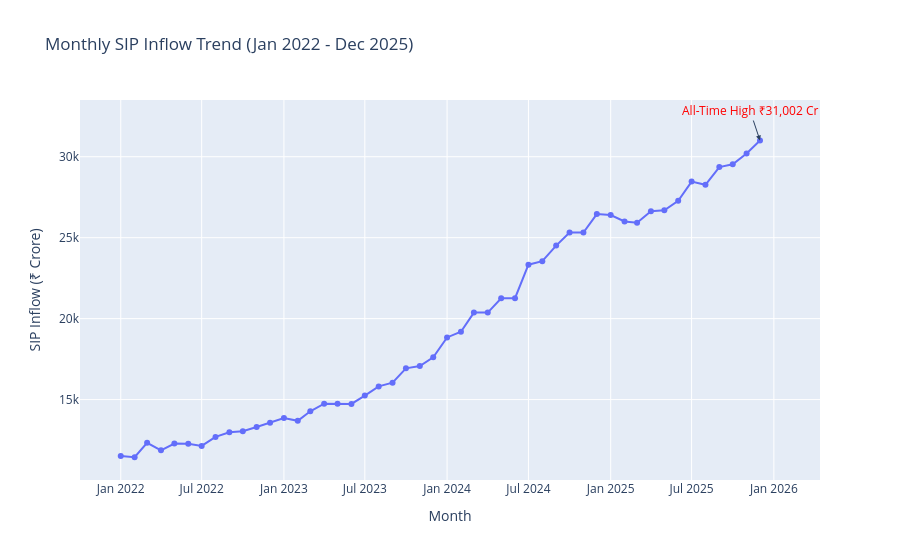

Source (notebook cell):
### Code cell
fig = px.line(
    sip,
    x='month',
    y='sip_inflow_crore',
    title='Monthly SIP Inflow Trend (Jan 2022 - Dec 2025)',
    markers=True
)

fig.add_annotation(
    x=pd.Timestamp("2025-12-01"),
    y=31002,
    text="All-Time High ₹31,002 Cr",
    showarrow=True,
    arrowhead=2,
    font=dict(size=12, color="red")
)

fig.update_layout(
    xaxis_title="Month",
    yaxis_title="SIP Inflow (₹ Crore)"
)

fig.show()
